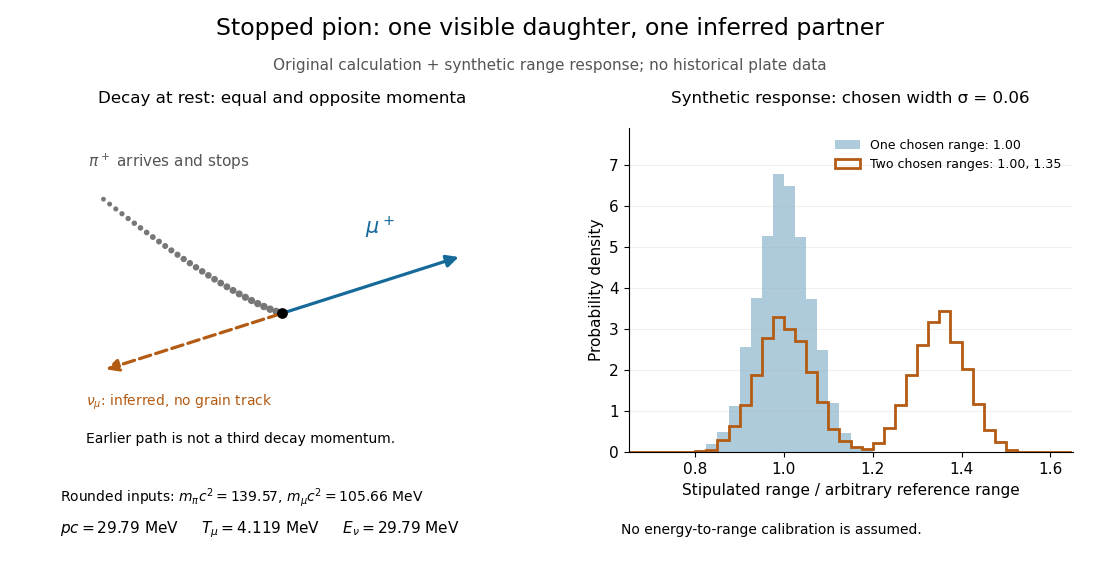

The script that drew this image:
"""Original relativistic calculation and expressly synthetic range illustration.

Python 3.14, matplotlib 3.10.7, numpy 2.3.5; run from _media, PNG to CWD.
Rounded masses are calculation inputs. No historical data or calibrated ranges.
The normal response width and two illustrative mean ranges are stipulated.
"""
from pathlib import Path

import matplotlib.pyplot as plt
from matplotlib.patches import FancyArrowPatch
import numpy as np


def decay_values(mpi=139.57, mmu=105.66):
    """Energies in MeV, with masses represented by rest energies."""
    pc = (mpi**2 - mmu**2) / (2 * mpi)
    emu = (mpi**2 + mmu**2) / (2 * mpi)
    return pc, emu - mmu, pc


def main():
    plt.rcParams.update({"font.size": 11, "font.family": "DejaVu Sans"})
    fig, (ax, hist) = plt.subplots(1, 2, figsize=(11, 5.8), facecolor="white")
    fig.subplots_adjust(left=.055, right=.975, top=.78, bottom=.22, wspace=.28)
    fig.suptitle("Stopped pion: one visible daughter, one inferred partner", fontsize=17, y=.97)
    fig.text(.5, .88, "Original calculation + synthetic range response; no historical plate data",
             ha="center", fontsize=11, color="#555555")
    pc, tmu, enu = decay_values()
    blue, orange = "#156a9a", "#b45b13"
    ax.set(xlim=(-1.6, 1.6), ylim=(-1.05, 1.4), aspect="equal")
    ax.axis("off")
    ax.set_title("Decay at rest: equal and opposite momenta", fontsize=12, pad=18)
    # Incoming stopping track is a path before the decay, not initial decay momentum.
    t = np.linspace(0, 1, 30)
    ax.scatter(-1.35+1.35*t, .86*(1-t)**1.25, s=6+14*t, color="#777777")
    ax.text(-1.47, 1.1, r"$\pi^+$ arrives and stops", fontsize=11, color="#555555")
    ax.scatter([0], [0], s=45, color="black", zorder=5)
    ax.add_patch(FancyArrowPatch((0, 0), (1.35, .43), arrowstyle="-|>",
                 mutation_scale=18, color=blue, lw=2.3))
    ax.add_patch(FancyArrowPatch((0, 0), (-1.35, -.43), arrowstyle="-|>",
                 mutation_scale=18, color=orange, lw=2.3, linestyle="--"))
    ax.text(.62, .6, r"$\mu^+$", color=blue, fontsize=15)
    ax.text(-1.48, -.7, r"$\nu_\mu$: inferred, no grain track", color=orange, fontsize=10)
    ax.text(-1.48, -.98, "Earlier path is not a third decay momentum.", fontsize=10)
    fig.text(.055, .135, rf"Rounded inputs: $m_\pi c^2=139.57$, $m_\mu c^2=105.66$ MeV", fontsize=10)
    fig.text(.055, .08, rf"$pc={pc:.2f}$ MeV     $T_\mu={tmu:.3f}$ MeV     $E_\nu={enu:.2f}$ MeV", fontsize=11)

    rng = np.random.default_rng(734)
    first = rng.normal(1., .06, 6000)
    # This mixture is a comparison response, not a pion-decay prediction.
    mixture = np.r_[rng.normal(1., .06, 3000), rng.normal(1.35, .06, 3000)]
    bins = np.linspace(.65, 1.65, 41)
    hist.hist(first, bins=bins, density=True, color=blue, alpha=.35,
              label="One chosen range: 1.00")
    hist.hist(mixture, bins=bins, density=True, histtype="step", color=orange,
              lw=2, label="Two chosen ranges: 1.00, 1.35")
    hist.set(xlabel="Stipulated range / arbitrary reference range",
             ylabel="Probability density", xlim=(.65, 1.65), ylim=(0, 7.9))
    hist.set_title("Synthetic response: chosen width σ = 0.06", fontsize=12, pad=18)
    hist.legend(frameon=False, fontsize=9, loc="upper right")
    hist.spines[["top", "right"]].set_visible(False)
    hist.grid(axis="y", alpha=.2)
    fig.text(.565, .08, "No energy-to-range calibration is assumed.", fontsize=10)
    fig.savefig(Path.cwd() / (Path(__file__).stem + ".png"), dpi=100, facecolor="white")
    plt.close(fig)


if __name__ == "__main__":
    main()
